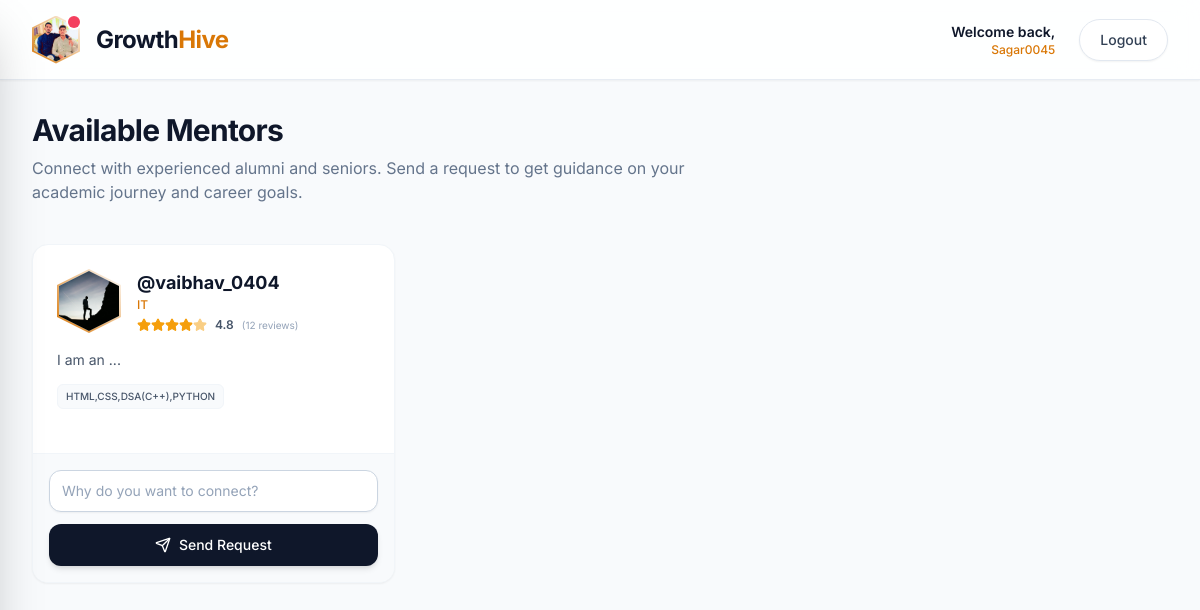
/mentorship/ (signed in), run on the app's committed database.
### accounts/models.py (models this page shows, shortened)
class User(AbstractUser):
    ROLE_CHOICES = (
       ('student', 'Student'),
       ('alumni', 'Alumni'),
       ('teacher', 'Teacher'),
       ('admin', 'Admin'),
)
    role = models.CharField(max_length=10, choices=ROLE_CHOICES)

class Profile(models.Model):
    user = models.OneToOneField(User, on_delete=models.CASCADE)
    bio = models.TextField(blank=True)
    skills = models.CharField(max_length=200, blank=True)
    department = models.CharField(max_length=100, blank=True)
    year = models.CharField(max_length=20, blank=True)
    image = models.ImageField(upload_to='profiles/', default='profiles/default.png')

### mentorship/views.py (the view)
# urls.py: path('', views.mentor_list, name='mentor_list'),
@login_required
def mentor_list(request):
    if request.user.role != 'student':
        return redirect('dashboard:home')   # ✅ fixed
    mentors = User.objects.filter(role='alumni')
    return render(request, 'mentorship/mentor_list.html', {'mentors': mentors})

### templates/mentorship/mentor_list.html (shortened to what this page needs)
{% extends 'base.html' %}
{% load static %}
{% block content %}
<div class="max-w-7xl mx-auto w-full font-sans antialiased">
    <div class="mb-10 text-center sm:text-left">
        <h1 class="text-3xl font-bold tracking-tight text-slate-900">Available Mentors</h1>
        <p class="text-slate-500 mt-2 max-w-2xl">Connect with experienced alumni and seniors. Send a request to get guidance on your academic journey and career goals.</p>
    </div>
    <div class="grid grid-cols-1 md:grid-cols-2 lg:grid-cols-3 gap-6">
        {% for mentor in mentors %}
        <div class="bg-white rounded-2xl shadow-sm border border-slate-100 overflow-hidden hover:shadow-lg transition-shadow duration-300 flex flex-col relative group">
            <div class="p-6 flex-grow relative z-10">
                <div class="flex items-start gap-4 mb-4">
                    <div class="relative flex-shrink-0">
                        <div class="w-16 h-16 bg-gradient-to-tr from-brand-600 to-brand-400 clip-hexagon p-0.5 shadow-sm flex items-center justify-center">
                            <img src="{% if mentor.profile.image %}{{ mentor.profile.image.url }}{% else %}{% static 'images/logo.jpg' %}{% endif %}"
                                 alt="{{ mentor.username }}"
                                 class="w-full h-full object-cover clip-hexagon bg-white">
                        </div>
                    </div>
                    <div class="flex-1 min-w-0">
                        <h2 class="text-lg font-bold text-slate-900 truncate">@{{ mentor.username }}</h2>
                        <p class="text-xs font-medium text-brand-600 mb-1 truncate">{{ mentor.profile.department|default:"Alumni / Senior" }}</p>
                        <div class="flex items-center gap-1">
                            <div class="flex text-brand-500">
                                <i data-lucide="star" class="w-3.5 h-3.5 fill-current"></i>
                                <i data-lucide="star" class="w-3.5 h-3.5 fill-current"></i>
                                <i data-lucide="star" class="w-3.5 h-3.5 fill-current"></i>
                                <i data-lucide="star" class="w-3.5 h-3.5 fill-current"></i>
                                <i data-lucide="star" class="w-3.5 h-3.5 fill-current opacity-50"></i>
                            </div>
                            <span class="text-xs font-semibold text-slate-600 ml-1">4.8</span>
                            <span class="text-[10px] text-slate-400 ml-1">(12 reviews)</span>
                        </div>
                    </div>
                </div>
                <div class="mb-5">
                    <p class="text-sm text-slate-600 line-clamp-2 leading-relaxed">
                        {{ mentor.profile.bio|default:"Experienced professional ready to help guide you through your university journey and beyond." }}
                    </p>
                    {% if mentor.profile.skills %}
                    <div class="mt-3 flex flex-wrap gap-1.5">
                        <span class="inline-flex items-center px-2 py-1 rounded-md bg-slate-50 border border-slate-100 text-[10px] font-medium text-slate-600 truncate max-w-full">
                            {{ mentor.profile.skills }}
                        </span>
                    </div>
                    {% endif %}
                </div>
            </div>
            <div class="p-4 bg-slate-50 border-t border-slate-100 relative z-10">
                <form method="POST" action="{% url 'send_request' mentor.id %}" class="flex flex-col gap-3">
                    <div class="relative">
                        <input type="text" name="message" required
                               placeholder="Why do you want to connect?"
                               class="appearance-none block w-full px-3 py-2.5 border border-slate-300 placeholder-slate-400 text-slate-900 rounded-xl focus:outline-none focus:ring-2 focus:ring-brand-500 focus:border-brand-500 text-sm transition-colors shadow-sm bg-white">
                    </div>
                    <button type="submit"
                            class="w-full flex justify-center items-center py-2.5 px-4 border border-transparent text-sm font-medium rounded-xl text-white bg-dark-900 hover:bg-brand-600 focus:outline-none focus:ring-2 focus:ring-offset-2 focus:ring-brand-500 transition-all duration-300 shadow-md">
                        <i data-lucide="send" class="w-4 h-4 mr-2"></i>
                        Send Request
                    </button>
                </form>
            </div>
        </div>
        {% endfor %}
    </div>
</div>
{% endblock %}

### templates/base.html (shortened to what this page needs)
{% load static %}
<!DOCTYPE html>
<html lang="en" class="scroll-smooth">
<head>
    <script src="https://cdn.tailwindcss.com"></script>
    <link rel="stylesheet" href="{% static 'css/home.css' %}">
</head>
<body class="bg-slate-50 text-slate-800 font-sans antialiased min-h-screen flex flex-col overflow-x-hidden">
    <nav class="fixed w-full z-30 glass-nav shadow-sm h-20 flex items-center">
        <div class="w-full max-w-7xl mx-auto px-4 sm:px-6 lg:px-8 flex justify-between items-center">
            <div class="flex items-center gap-4">
                <button onclick="toggleSidebar()" class="relative group focus:outline-none focus:ring-2 focus:ring-brand-500 focus:ring-offset-2 rounded-full transition-transform hover:scale-105 active:scale-95">
                    <div class="w-12 h-12 bg-gradient-to-tr from-brand-600 to-brand-400 clip-hexagon p-0.5 shadow-md flex items-center justify-center">
                       {% if user.is_authenticated %}
                           {% if user.profile and user.profile.image %}
                             <img src="{{ user.profile.image.url }}"
                             class="w-full h-full object-cover clip-hexagon bg-white">
                           {% else %}
                             <img src="{% static 'images/logo.jpg' %}"
                              class="w-full h-full object-cover clip-hexagon bg-white">
                          {% endif %}
                      {% else %}
                           <div class="w-full h-full clip-hexagon bg-white flex items-center justify-center text-brand-500">
                           <i data-lucide="user" class="w-6 h-6"></i>
                          </div>
                      {% endif %}
                    </div>
                    {% if user.is_authenticated %}
                    <span class="absolute top-0 right-0 block h-3 w-3 rounded-full bg-rose-500 ring-2 ring-white"></span>
                    {% endif %}
                </button>
                <a href="/accounts/profile" class="font-bold text-2xl tracking-tight text-dark-900 hover:opacity-80 transition-opacity hidden sm:block">
                    Growth<span class="text-brand-600">Hive</span>
                </a>
            </div>
            <div class="flex items-center gap-4">
                {% if user.is_authenticated %}
                    <div class="hidden md:flex flex-col items-end mr-2">
                        <span class="text-sm font-semibold text-dark-900">Welcome back,</span>
                        <span class="text-xs text-brand-600 font-medium">{{ user.username }}</span>
                    </div>
                    <a href="/accounts/logout/" class="hidden sm:inline-flex px-5 py-2.5 text-sm font-medium text-slate-700 bg-white hover:bg-slate-50 border border-slate-200 rounded-full transition-all duration-300 shadow-sm">
                        Logout
                    </a>
                {% endif %}
            </div>
        </div>
    </nav>
    <main class="flex-grow pt-28 pb-12 px-4 sm:px-6 lg:px-8 max-w-7xl mx-auto w-full relative z-10">
        {% block content %}{% endblock %}
    </main>
</body>
</html>

### static/css/home.css (style rules this page uses)
.glass-nav { background: rgba(255, 255, 255, 0.85); backdrop-filter: blur(12px); -webkit-backdrop-filter: blur(12px); border-bottom: 1px solid rgba(226, 232, 240, 0.8); }
.clip-hexagon { clip-path: polygon(50% 0%, 100% 25%, 100% 75%, 50% 100%, 0% 75%, 0% 25%); }

### data on the page
User: profile.image (picture), username "Sagar0045"
User: image (picture), username "vaibhav_0404", profile.department "IT", profile.bio "I am an ...", profile.skills "HTML,CSS,DSA(C++),PYTHON"
